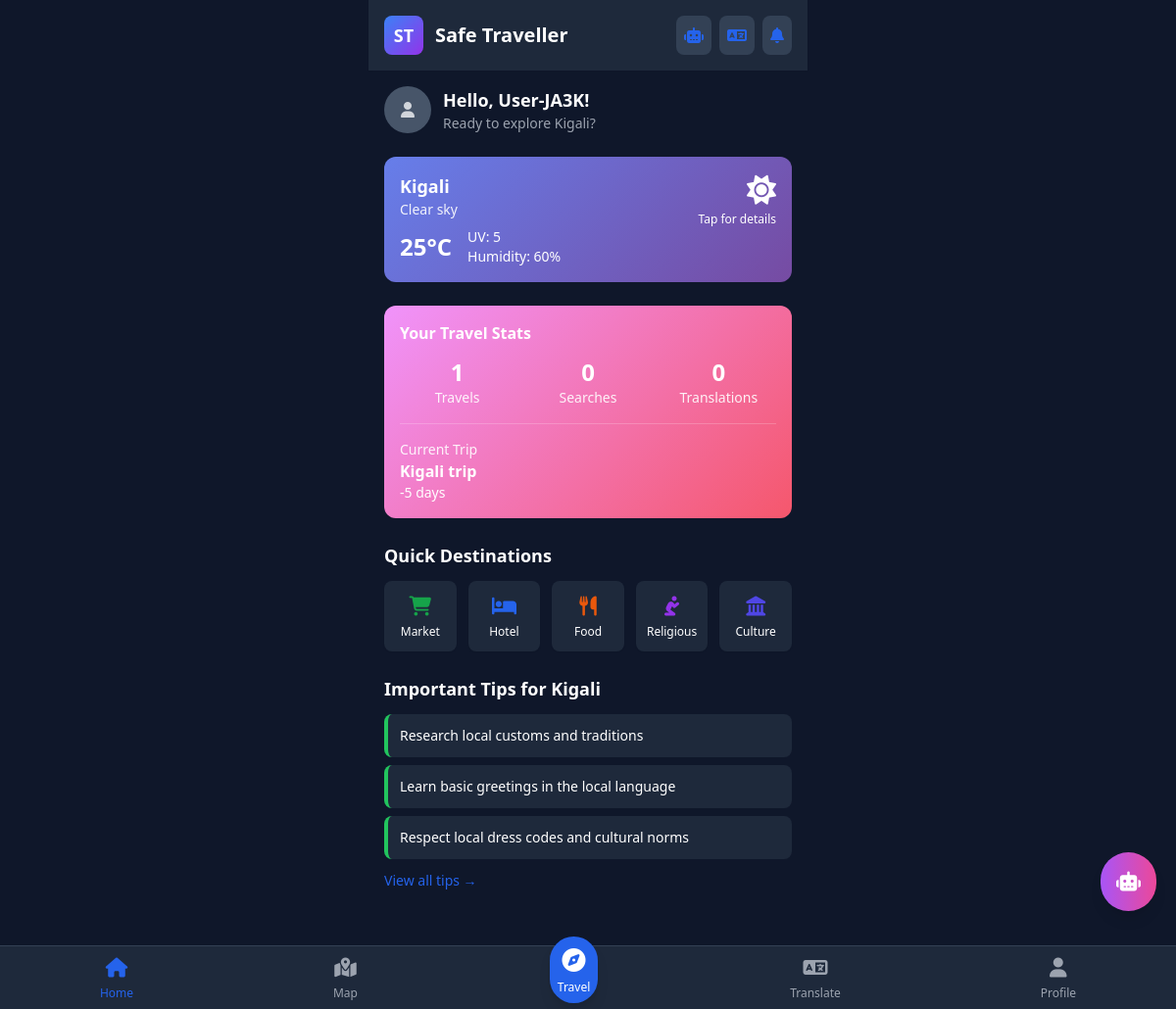
The app's page / (signed in), older data.
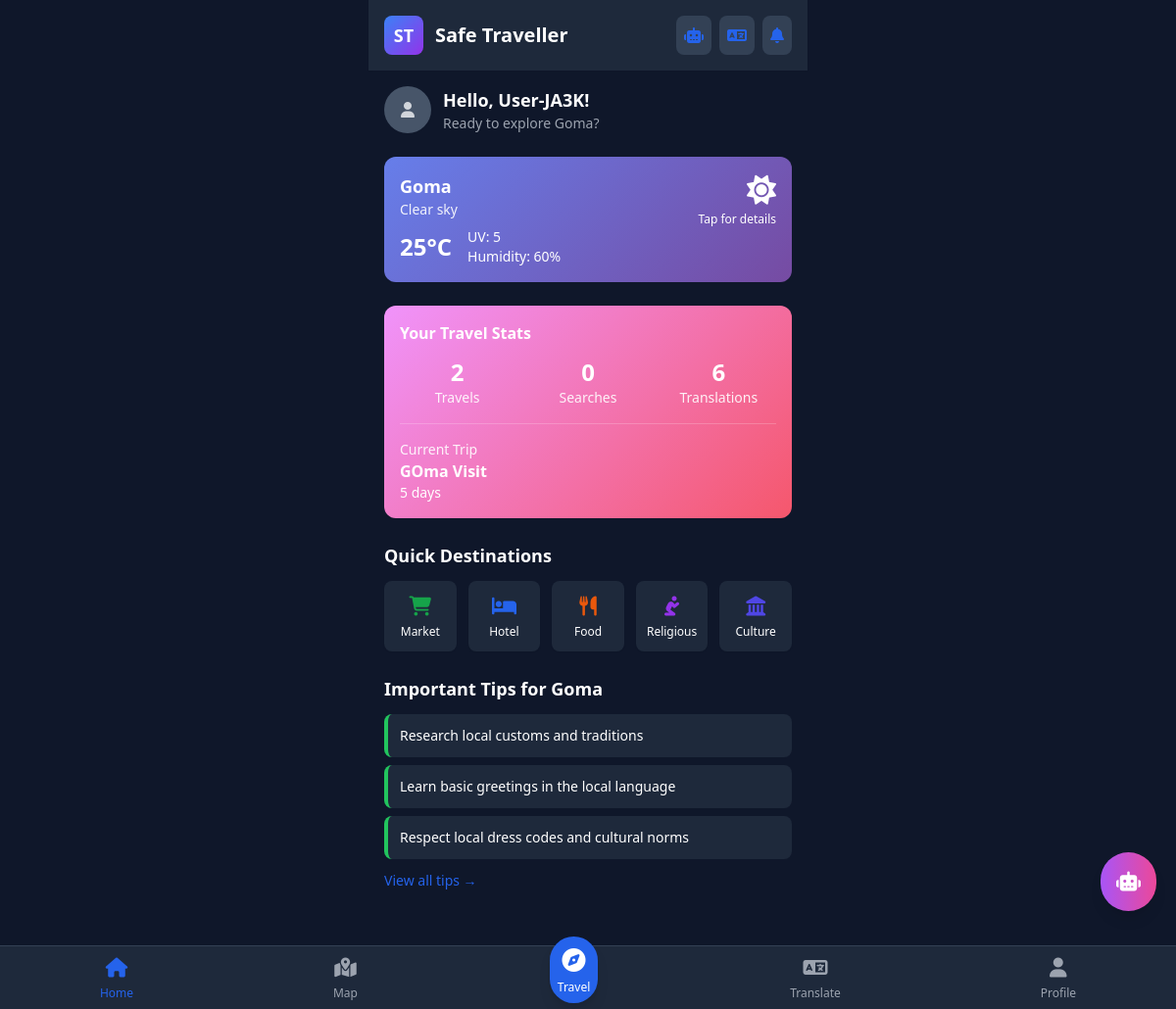
The same page, newer data.
### travels/models.py (models this page shows, shortened)
class Travel(models.Model):
    TRAVEL_TYPES = [
        ('business', 'Business'),
        ('scientific', 'Scientific'),
        ('vacation', 'Vacation'),
        ('pilgrimage', 'Pilgrimage'),
    ]
    user = models.ForeignKey(User, on_delete=models.CASCADE)
    name = models.CharField(max_length=100)
    country = models.CharField(max_length=100)
    city = models.CharField(max_length=100)
    travel_type = models.CharField(max_length=20, choices=TRAVEL_TYPES)
    start_date = models.DateField(default=timezone.now)
    residence = models.CharField(max_length=200, blank=True)
    objectives = models.TextField(blank=True)
    is_active = models.BooleanField(default=False)
    advice_data = models.JSONField(null=True, blank=True)
    is_synced = models.BooleanField(default=False)
    created_at = models.DateTimeField(auto_now_add=True)
    updated_at = models.DateTimeField(auto_now=True)
    class Meta:
        ordering = ['-created_at']
    def days_elapsed(self):
        return (timezone.now().date() - self.start_date).days

### home/views.py (the view)
# urls.py: path('', views.home_view, name='home'),
def home_view(request):
    if request.user.is_authenticated:
        return authenticated_home(request)
    else:
        return render(request, 'home/home_guest.html')

### travels/services/weather_service.py (called while the page is built, shortened)
def get_weather_data(city, country):
    if not settings.OPENWEATHER_API_KEY:
        return {
            'temperature': 25,
            'humidity': 60,
            'description': 'Clear sky',
            'uv_index': 5,
            'advice': 'Weather data not available'
        }

### templates/home/home.html (shortened to what the changed rows need)
{% extends 'base.html' %}
{% block content %}
<div class="max-w-md mx-auto">
    <header class="bg-white dark:bg-slate-800 p-4 shadow-sm theme-transition">
        <div class="flex justify-between items-center">
            <div class="flex items-center space-x-3">
                <h1 class="text-xl font-bold">Safe Traveller</h1>
            </div>
        </div>
    </header>
    <div class="p-4">
        <div class="flex items-center space-x-3 mb-6">
            <div>
                <h2 class="text-lg font-semibold">Hello, {{ user.first_name|default:user.username }}!</h2>
                <p class="text-sm text-gray-600 dark:text-gray-400">
                    {% if active_travel %}
                        Ready to explore {{ active_travel.city }}?
                    {% else %}
                        Ready for your next adventure?
                    {% endif %}
                </p>
            </div>
        </div>
        {% if weather_data %}
        <div class="weather-card p-4 rounded-xl text-white mb-6" onclick="showWeatherDetails()">
            <div class="flex justify-between items-start">
                <div>
                    <h3 class="font-semibold text-lg">{{ active_travel.city }}</h3>
                    <p class="text-sm opacity-90">{{ weather_data.description }}</p>
                    <div class="flex items-center space-x-4 mt-2">
                        <span class="text-2xl font-bold">{{ weather_data.temperature|floatformat:0 }}°C</span>
                        <div class="text-sm">
                            <p>UV: {{ weather_data.uv_index|floatformat:0 }}</p>
                            <p>Humidity: {{ weather_data.humidity|floatformat:0 }}%</p>
                        </div>
                    </div>
                </div>
                <div class="text-right">
                    <i class="fas fa-sun text-3xl"></i>
                    <p class="text-xs mt-1">Tap for details</p>
                </div>
            </div>
        </div>
        {% endif %}
        <div class="stats-card p-4 rounded-xl text-white mb-6">
            <div class="grid grid-cols-3 gap-4 text-center">
                <div>
                    <p class="text-2xl font-bold">{{ total_travels }}</p>
                    <p class="text-sm opacity-90">Travels</p>
                </div>
                <div>
                    <p class="text-2xl font-bold">{{ total_translations }}</p>
                    <p class="text-sm opacity-90">Translations</p>
                </div>
            </div>
            {% if active_travel %}
            <div class="mt-4 pt-4 border-t border-white/20">
                <p class="text-sm opacity-90">Current Trip</p>
                <p class="font-semibold">{{ active_travel.name }}</p>
                <p class="text-sm">{{ active_travel.days_elapsed }} days</p>
            </div>
            {% endif %}
        </div>
        {% if quick_advice %}
        <div class="mb-6">
            <h3 class="font-semibold text-lg mb-3">Important Tips for {{ active_travel.city }}</h3>
            <div class="space-y-2">
                {% for tip in quick_advice %}
                <div class="bg-white dark:bg-slate-800 p-3 rounded-lg border-l-4 border-green-500">
                    <p class="text-sm">{{ tip }}</p>
                </div>
                {% endfor %}
            </div>
            <button onclick="window.location.href='{% url 'travel_detail' active_travel.id %}'" class="mt-3 text-primary-600 text-sm font-medium">
                View all tips →
            </button>
        </div>
        {% endif %}
    </div>
</div>
{% endblock %}

Row changes from the older to the newer data that the page shows:
no longer on this page (row edited): Travel: city "Kigali", name "Kigali trip", days_elapsed "-5"
added Travel: city "Goma", name "GOma Visit", days_elapsed "5"
Text that changed along with them:
{{ total_travels }}: "1" → "2"
{{ total_translations }}: "0" → "6"
